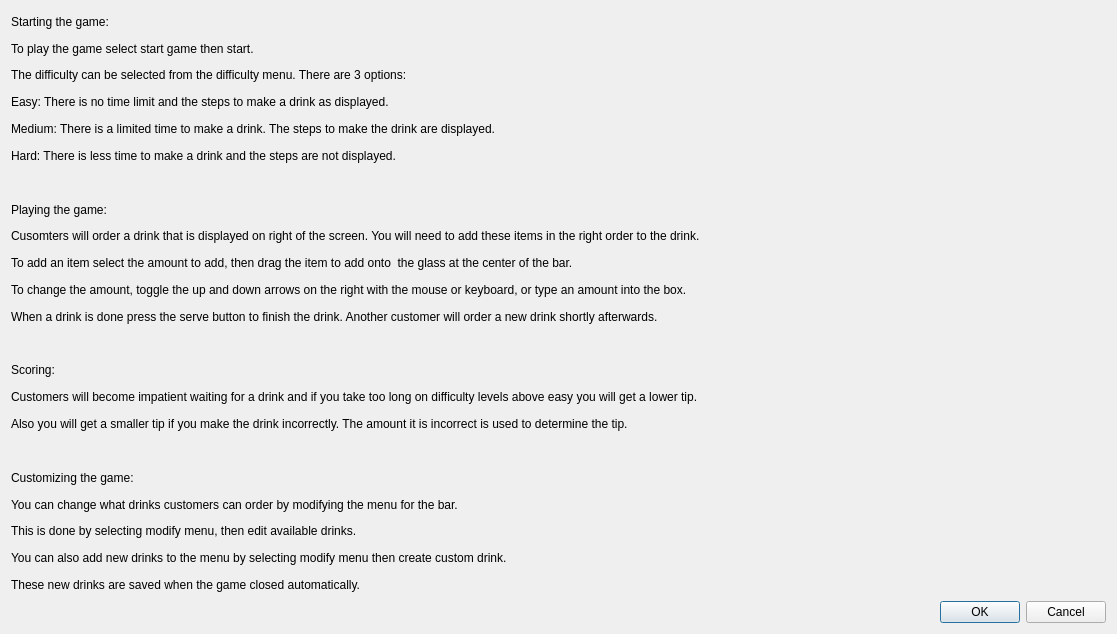
<?xml version="1.0" encoding="UTF-8"?>
<ui version="4.0">
 <class>HelpMenu</class>
 <widget class="QDialog" name="HelpMenu">
  <property name="geometry">
   <rect>
    <x>0</x>
    <y>0</y>
    <width>1117</width>
    <height>634</height>
   </rect>
  </property>
  <property name="windowTitle">
   <string>How to play</string>
  </property>
  <layout class="QVBoxLayout" name="verticalLayout">
   <item>
    <widget class="QLabel" name="label_18">
     <property name="text">
      <string>Starting the game:</string>
     </property>
    </widget>
   </item>
   <item>
    <widget class="QLabel" name="label">
     <property name="text">
      <string>To play the game select start game then start.</string>
     </property>
    </widget>
   </item>
   <item>
    <widget class="QLabel" name="label_2">
     <property name="text">
      <string>The difficulty can be selected from the difficulty menu. There are 3 options:</string>
     </property>
    </widget>
   </item>
   <item>
    <widget class="QLabel" name="label_3">
     <property name="text">
      <string>Easy: There is no time limit and the steps to make a drink as displayed.</string>
     </property>
    </widget>
   </item>
   <item>
    <widget class="QLabel" name="label_4">
     <property name="text">
      <string>Medium: There is a limited time to make a drink. The steps to make the drink are displayed.</string>
     </property>
    </widget>
   </item>
   <item>
    <widget class="QLabel" name="label_6">
     <property name="text">
      <string>Hard: There is less time to make a drink and the steps are not displayed.</string>
     </property>
    </widget>
   </item>
   <item>
    <widget class="QLabel" name="label_19">
     <property name="text">
      <string/>
     </property>
    </widget>
   </item>
   <item>
    <widget class="QLabel" name="label_10">
     <property name="text">
      <string>Playing the game:</string>
     </property>
    </widget>
   </item>
   <item>
    <widget class="QLabel" name="label_11">
     <property name="text">
      <string>Cusomters will order a drink that is displayed on right of the screen. You will need to add these items in the right order to the drink.</string>
     </property>
    </widget>
   </item>
   <item>
    <widget class="QLabel" name="label_12">
     <property name="text">
      <string>To add an item select the amount to add, then drag the item to add onto  the glass at the center of the bar. </string>
     </property>
    </widget>
   </item>
   <item>
    <widget class="QLabel" name="label_20">
     <property name="text">
      <string>To change the amount, toggle the up and down arrows on the right with the mouse or keyboard, or type an amount into the box. </string>
     </property>
    </widget>
   </item>
   <item>
    <widget class="QLabel" name="label_13">
     <property name="text">
      <string>When a drink is done press the serve button to finish the drink. Another customer will order a new drink shortly afterwards.</string>
     </property>
    </widget>
   </item>
   <item>
    <widget class="QLabel" name="label_21">
     <property name="text">
      <string/>
     </property>
    </widget>
   </item>
   <item>
    <widget class="QLabel" name="label_14">
     <property name="text">
      <string>Scoring:</string>
     </property>
    </widget>
   </item>
   <item>
    <widget class="QLabel" name="label_15">
     <property name="text">
      <string>Customers will become impatient waiting for a drink and if you take too long on difficulty levels above easy you will get a lower tip.</string>
     </property>
    </widget>
   </item>
   <item>
    <widget class="QLabel" name="label_16">
     <property name="text">
      <string>Also you will get a smaller tip if you make the drink incorrectly. The amount it is incorrect is used to determine the tip.</string>
     </property>
    </widget>
   </item>
   <item>
    <widget class="QWidget" name="widget" native="true"/>
   </item>
   <item>
    <widget class="QLabel" name="label_17">
     <property name="text">
      <string>Customizing the game:</string>
     </property>
    </widget>
   </item>
   <item>
    <widget class="QLabel" name="label_5">
     <property name="text">
      <string>You can change what drinks customers can order by modifying the menu for the bar.</string>
     </property>
    </widget>
   </item>
   <item>
    <widget class="QLabel" name="label_7">
     <property name="text">
      <string>This is done by selecting modify menu, then edit available drinks.</string>
     </property>
    </widget>
   </item>
   <item>
    <widget class="QLabel" name="label_8">
     <property name="text">
      <string>You can also add new drinks to the menu by selecting modify menu then create custom drink.</string>
     </property>
    </widget>
   </item>
   <item>
    <widget class="QLabel" name="label_9">
     <property name="text">
      <string>These new drinks are saved when the game closed automatically.</string>
     </property>
    </widget>
   </item>
   <item>
    <widget class="QDialogButtonBox" name="buttonBox">
     <property name="orientation">
      <enum>Qt::Horizontal</enum>
     </property>
     <property name="standardButtons">
      <set>QDialogButtonBox::Cancel|QDialogButtonBox::Ok</set>
     </property>
    </widget>
   </item>
  </layout>
 </widget>
 <resources/>
 <connections>
  <connection>
   <sender>buttonBox</sender>
   <signal>accepted()</signal>
   <receiver>HelpMenu</receiver>
   <slot>accept()</slot>
   <hints>
    <hint type="sourcelabel">
     <x>248</x>
     <y>254</y>
    </hint>
    <hint type="destinationlabel">
     <x>157</x>
     <y>274</y>
    </hint>
   </hints>
  </connection>
  <connection>
   <sender>buttonBox</sender>
   <signal>rejected()</signal>
   <receiver>HelpMenu</receiver>
   <slot>reject()</slot>
   <hints>
    <hint type="sourcelabel">
     <x>316</x>
     <y>260</y>
    </hint>
    <hint type="destinationlabel">
     <x>286</x>
     <y>274</y>
    </hint>
   </hints>
  </connection>
 </connections>
</ui>
